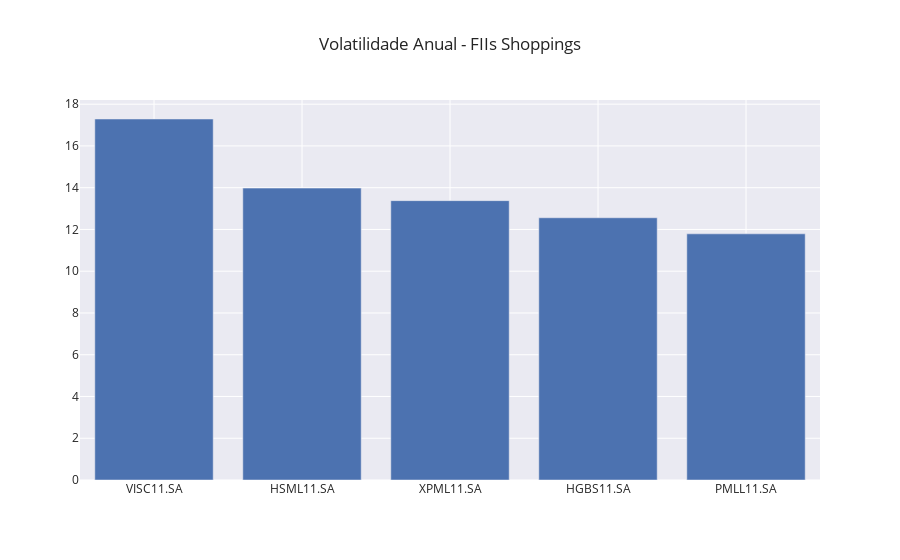

This figure's notebook cell:
### Code cell
# Volatilidade anual
vol_anual_shoppings = vol_anual(ticker=lst_ticker_fii_shopping, ano='2024').sort_values(ascending=False)

# Plotando a volatilidade anual
fig = go.Figure()

fig.add_trace(go.Bar(
    x=vol_anual_shoppings.index,
    y=vol_anual_shoppings.values
))

fig.update_layout(
    title_text='Volatilidade Anual - FIIs Shoppings',
    template='seaborn',
    showlegend=False   
)

fig.show()

### Figure 1 — Plotly figure (JSON) as saved in the notebook; plotly's stock layout.template omitted (floating-point values rounded to 4 significant figures)
{"data": [{"type": "bar", "x": ["VISC11.SA", "HSML11.SA", "XPML11.SA", "HGBS11.SA", "PMLL11.SA"], "y": [17.29, 13.98, 13.38, 12.56, 11.79]}], "layout": {"showlegend": false, "title": {"text": "Volatilidade Anual - FIIs Shoppings"}}}
